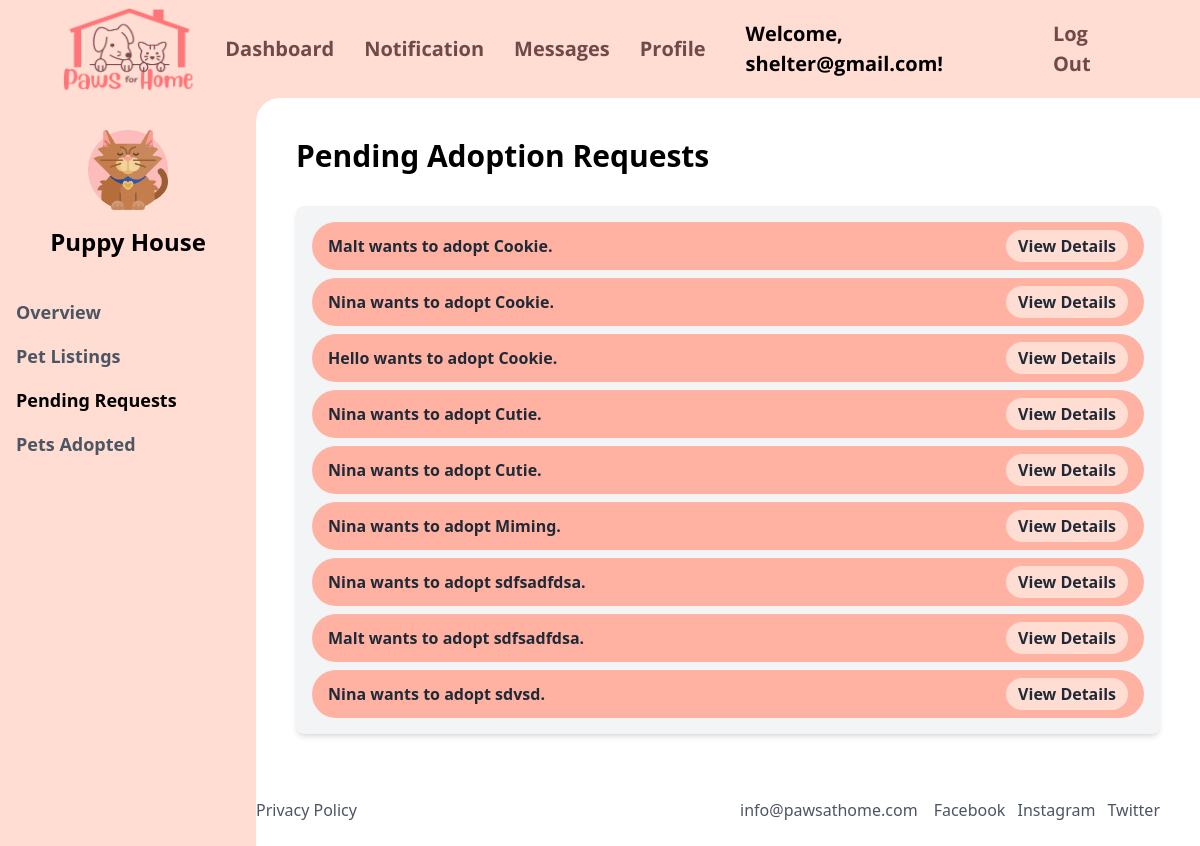
Screenshot of /pending_requests/ (signed in) with the database file from the repository.
### main/models.py (models this page shows, shortened)
class Account(AbstractBaseUser, PermissionsMixin):
    account_type = models.CharField(max_length=10)
    first_name = models.CharField(max_length=100, blank=True, null=True)
    last_name = models.CharField(max_length=100, blank=True, null=True)
    birth_date = models.DateField(blank=True, null=True)
    phone_number = models.IntegerField(blank=True, null=True)
    email = models.EmailField(max_length=100, unique=True)
    password = models.TextField()
    address = models.TextField(blank=True, null=True)
    last_login = models.DateTimeField(blank=True, null=True)
    is_active = models.BooleanField(default=True)
    is_staff = models.BooleanField(default=False)
    objects = AccountManager()
    USERNAME_FIELD = 'email'
    REQUIRED_FIELDS = []

### pets/models.py (models this page shows, shortened)
class AdoptionRequest(models.Model):
    HOUSING_CHOICES = [
        ('Apartment', 'Apartment'),
        ('House', 'House'),
        ('Condominium', 'Condominium'),
        ('Other', 'Other'),
    ]
    HOUSEHOLD_CHOICES = [
        ('Active', 'Active'),
        ('Calm', 'Calm'),
        ('Noisy', 'Noisy'),
        ('Quiet', 'Quiet'),
    ]
    GENERAL_INFO_CHOICES = [
        ('Companion for child', 'Companion for child'),
        ('Companion for other pet', 'Companion for other pet'),
        ('Security', 'Security'),
        ('Service animal', 'Service animal'),
        ('House pet', 'House pet'),
        ('Breeding', 'Breeding'),
        ('Other', 'Other'),
    ]
    pet = models.ForeignKey(Pet, on_delete=models.CASCADE)
    account = models.ForeignKey(settings.AUTH_USER_MODEL, on_delete=models.CASCADE)
    first_name = models.CharField(max_length=100)
    last_name = models.CharField(max_length=100)
    email = models.EmailField()
    phone_number = models.CharField(max_length=15)
    address = models.TextField()
    housing_type = models.CharField(max_length=20, choices=HOUSING_CHOICES, default='Apartment')
    household_description = models.CharField(max_length=20, choices=HOUSEHOLD_CHOICES, default='Calm')
    general_info = models.CharField(max_length=50, choices=GENERAL_INFO_CHOICES, default='House pet')
    other_housing_description = models.TextField(blank=True, null=True)
    other_general_info = models.TextField(blank=True, null=True)

class Pet(models.Model):
    name = models.CharField(max_length=100)
    image = models.ImageField(upload_to='pets/', default='pets/default_pet.jpg') #test
    type = models.CharField(max_length=100)
    age = models.DecimalField(max_digits=4, decimal_places=2)
    description = models.TextField()
    adoption_fee = models.DecimalField(max_digits=10, decimal_places=2)
    status = models.IntegerField(default=0)
    created_at = models.DateTimeField(auto_now_add=True)
    owner = models.ForeignKey(settings.AUTH_USER_MODEL, on_delete=models.CASCADE, null=True)

### main/views.py (the view)
# urls.py: path('pending_requests/', views.pending_requests, name='pending_requests'),
@login_required
def pending_requests(request):
    shelter = request.user
    pets = Pet.objects.filter(owner=shelter)
    adoption_requests = AdoptionRequest.objects.filter(pet__in=pets)
    context = {
        'adoption_requests': adoption_requests,
        'pets': pets,
    }
    return render(request, 'shelterdashboard/pending_requests.html', context)

### main/templates/shelterdashboard/pending_requests.html (shortened to what this page needs)
{% extends "index.html" %}
{% block contents %}
<script src="https://cdn.tailwindcss.com"></script>
{% load static %}
<link rel="stylesheet" href="{% static 'css/landing_page.css' %}">
<body class="bg-[#FFDDD2] font-sans min-h-screen flex flex-col">
  <div class="flex flex-grow">
    <aside class="bg-[#FFDDD2] w-64 py-8 px-4 flex flex-col fixed h-screen">
      <div class="flex items-center justify-center">
        <img src="{% static 'images/shelterlogo.png' %}" alt="Shelter Logo" class="h-20">
      </div>
      <h1 class="text-2xl font-bold text-center mt-4">Puppy House</h1>
      <nav class="mt-10">
        <ul class="space-y-4">
          <li><a href="{% url 'main:shelterdashboard' %}" class="block text-lg text-gray-600 hover:text-[#F2968F] font-bold">Overview</a></li>
          <li><a href="{% url 'main:pet_listings' %}" class="block text-lg text-gray-600  hover:text-[#F2968F] font-bold">Pet Listings</a></li>
          <li><span class="block text-lg text-black font-bold">Pending Requests</span></li>
          <li><a href="" class="block text-lg text-gray-600  hover:text-[#F2968F] font-bold">Pets Adopted</a></li>
        </ul>
      </nav>
    </aside>
        <main class="flex-grow bg-white ml-64 p-10 rounded-tl-3xl shadow-lg max-w-[90%] xl:max-w-[85%] mx-auto">
      <h3 class="text-3xl font-bold mb-8">Pending Adoption Requests</h3>
      <div class="bg-gray-100 rounded-lg shadow-md overflow-hidden p-4">
        <ul class="space-y-2">
            {% for request in adoption_requests %}
                <li class="flex items-center justify-between bg-[#FFB2A1] rounded-full px-4 py-2">
                    <span class="text-gray-800 font-semibold">
                        {{ request.first_name }} wants to adopt {{ request.pet.name }}.
                    </span>
                    <button
                        onclick="redirectToAdoptionForm({{ request.id }})"
                        class="bg-[#FFDDD2] text-gray-800 font-bold py-1 px-3 rounded-full hover:bg-[#F2968F] transition duration-200">
                        View Details
                    </button>
                </li>
            {% empty %}
                <p class="text-gray-500 p-4">No adoption requests available.</p>
            {% endfor %}
        </ul>
    </div>
    </main>
  </div>
  <footer class="bg-white w-full py-6">
    <div class="max-w-6xl mx-auto flex justify-between px-4">
      <p class="text-gray-600">Help | Terms & Conditions | Privacy Policy</p>
      <div class="flex space-x-4">
        <p class="text-gray-600">info@pawsathome.com</p>
        <div class="space-x-2">
          <a href="#" class="text-gray-600">Facebook</a>
          <a href="#" class="text-gray-600">Instagram</a>
          <a href="#" class="text-gray-600">Twitter</a>
        </div>
      </div>
    </div>
  </footer>
</body>
{% endblock contents %}

### main/templates/index.html (shortened to what this page needs)
<!DOCTYPE html>
<html lang="en">
<head>
    {% load static %}
    <link rel="stylesheet" href="{% static "css/landing_page.css" %}">
    <link rel="stylesheet" href="{% static "css/main-page.css" %}">
</head>
<body>
    <div class="nav-bar">
        <div>
            <img src="{% static "images/paws4homelogo.png" %}" alt="logo">
        </div>
        <div>
            {% if request.user.account_type == 'user' %}
                <div class="nav-items">
                    <a href="{% url "main:user_dashboard" %}">Dashboard</a>
                </div>
                <div class="nav-items">
                    <a href="{% url "pets:list_pet" %}">Browse</a>
                </div>
            {% else %}
                <div class="nav-items">
                    <a href="{% url "main:shelterdashboard" %}">Dashboard</a>
                </div>
            {% endif %}
            <div class="nav-items">
                <a href="{% url "main:notifications" %}">Notification</a>
            </div>
            <div class="nav-items">
                <a href="{% url "main:conversations_list" %}">Messages</a>
            </div>
            <div class="nav-items">
                <a href="{% url "main:profile" %}">Profile</a>
            </div>
        </div>
        <div>
                {% if request.user.is_authenticated %}
                    <div class="nav-items">Welcome, {{ request.user.email }}!</div>
                    <div class="nav-items">
                        <a href="{% url 'main:logout_account' %}">Log Out</a>
                    </div>
                {% else %}
                    <div class="nav-items">Welcome, Guest!</div>
                    <div class="nav-items">
                        <a href="{% url 'main:login_account' %}">Log In</a>
                    </div>
                {% endif %}
        </div>
    </div>
    {% block contents %}
    {% endblock contents %}
</body>
</html>

### main/static/css/landing_page.css (style rules this page uses)
body { background-color: #FFDDD2;; }

### main/static/css/main-page.css (style rules this page uses)
.nav-bar { display: flex; flex-direction: row; justify-content: space-between; padding: 0 55px; }
.nav-bar div { padding: 5px; display: flex; flex-direction: row; }
.nav-bar div .nav-items { padding: 10px; margin: 0 5px; display: flex; align-items: center; justify-content: center; font-family: 'Open Sans'; font-size: 20px; font-weight: bold; }
.nav-items a { color: #714949; text-decoration: none; }
.nav-bar div img { width: 150px; }

### rows the page displays
Account: user.email "shelter@gmail.com"
AdoptionRequest: first_name "Malt", pet.name "Cookie"
AdoptionRequest: first_name "Nina", pet.name "Cookie"
AdoptionRequest: first_name "Hello", pet.name "Cookie"
AdoptionRequest: first_name "Nina", pet.name "Cutie"
AdoptionRequest: first_name "Nina", pet.name "Cutie"
AdoptionRequest: first_name "Nina", pet.name "Miming"
AdoptionRequest: first_name "Nina", pet.name "sdfsadfdsa"
AdoptionRequest: first_name "Malt", pet.name "sdfsadfdsa"
AdoptionRequest: first_name "Nina", pet.name "sdvsd"
